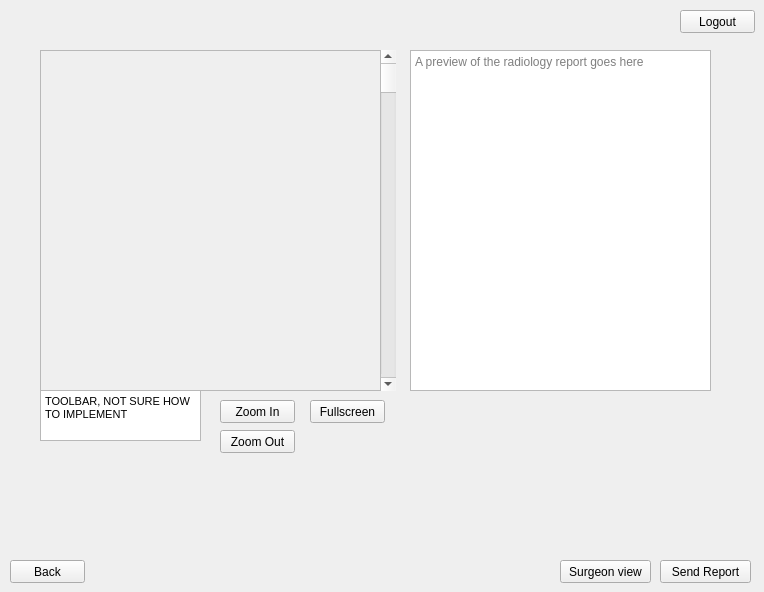
  <widget class="QWidget" name="page_rad_report">
   <widget class="QPushButton" name="page_rad_report_button_zoom_in">
    <property name="geometry">
     <rect>
      <x>220</x>
      <y>400</y>
      <width>75</width>
      <height>23</height>
     </rect>
    </property>
    <property name="text">
     <string>Zoom In</string>
    </property>
   </widget>
   <widget class="QPushButton" name="page_rad_report_button_back">
    <property name="geometry">
     <rect>
      <x>10</x>
      <y>560</y>
      <width>75</width>
      <height>23</height>
     </rect>
    </property>
    <property name="text">
     <string>Back</string>
    </property>
   </widget>
   <widget class="QTextEdit" name="page_rad_report_report_preview">
    <property name="geometry">
     <rect>
      <x>410</x>
      <y>50</y>
      <width>301</width>
      <height>341</height>
     </rect>
    </property>
    <property name="html">
     <string>&lt;!DOCTYPE HTML PUBLIC &quot;-//W3C//DTD HTML 4.0//EN&quot; &quot;http://www.w3.org/TR/REC-html40/strict.dtd&quot;&gt;
&lt;html&gt;&lt;head&gt;&lt;meta name=&quot;qrichtext&quot; content=&quot;1&quot; /&gt;&lt;style type=&quot;text/css&quot;&gt;
p, li { white-space: pre-wrap; }
&lt;/style&gt;&lt;/head&gt;&lt;body style=&quot; font-family:'MS Shell Dlg 2'; font-size:8.25pt; font-weight:400; font-style:normal;&quot;&gt;
&lt;p style=&quot;-qt-paragraph-type:empty; margin-top:0px; margin-bottom:0px; margin-left:0px; margin-right:0px; -qt-block-indent:0; text-indent:0px;&quot;&gt;&lt;br /&gt;&lt;/p&gt;&lt;/body&gt;&lt;/html&gt;</string>
    </property>
    <property name="placeholderText">
     <string>A preview of the radiology report goes here</string>
    </property>
   </widget>
   <widget class="QPushButton" name="page_rad_report_button_fullscreen">
    <property name="geometry">
     <rect>
      <x>310</x>
      <y>400</y>
      <width>75</width>
      <height>23</height>
     </rect>
    </property>
    <property name="text">
     <string>Fullscreen</string>
    </property>
   </widget>
   <widget class="QPushButton" name="page_rad_report_button_logout">
    <property name="geometry">
     <rect>
      <x>680</x>
      <y>10</y>
      <width>75</width>
      <height>23</height>
     </rect>
    </property>
    <property name="text">
     <string>Logout</string>
    </property>
   </widget>
   <widget class="QPushButton" name="page_rad_report_button_zoom_out">
    <property name="geometry">
     <rect>
      <x>220</x>
      <y>430</y>
      <width>75</width>
      <height>23</height>
     </rect>
    </property>
    <property name="text">
     <string>Zoom Out</string>
    </property>
   </widget>
   <widget class="QTextBrowser" name="page_rad_report_toolbar_help">
    <property name="geometry">
     <rect>
      <x>40</x>
      <y>390</y>
      <width>161</width>
      <height>51</height>
     </rect>
    </property>
    <property name="html">
     <string>&lt;!DOCTYPE HTML PUBLIC &quot;-//W3C//DTD HTML 4.0//EN&quot; &quot;http://www.w3.org/TR/REC-html40/strict.dtd&quot;&gt;
&lt;html&gt;&lt;head&gt;&lt;meta name=&quot;qrichtext&quot; content=&quot;1&quot; /&gt;&lt;style type=&quot;text/css&quot;&gt;
p, li { white-space: pre-wrap; }
&lt;/style&gt;&lt;/head&gt;&lt;body style=&quot; font-family:'MS Shell Dlg 2'; font-size:8.25pt; font-weight:400; font-style:normal;&quot;&gt;
&lt;p style=&quot; margin-top:0px; margin-bottom:0px; margin-left:0px; margin-right:0px; -qt-block-indent:0; text-indent:0px;&quot;&gt;TOOLBAR, NOT SURE HOW TO IMPLEMENT&lt;/p&gt;&lt;/body&gt;&lt;/html&gt;</string>
    </property>
   </widget>
   <widget class="QScrollBar" name="page_rad_report_2d_scroll">
    <property name="geometry">
     <rect>
      <x>380</x>
      <y>50</y>
      <width>16</width>
      <height>341</height>
     </rect>
    </property>
    <property name="orientation">
     <enum>Qt::Vertical</enum>
    </property>
   </widget>
   <widget class="QPushButton" name="page_rad_report_button_surgeon_view">
    <property name="geometry">
     <rect>
      <x>560</x>
      <y>560</y>
      <width>91</width>
      <height>23</height>
     </rect>
    </property>
    <property name="text">
     <string>Surgeon view</string>
    </property>
   </widget>
   <widget class="QPushButton" name="page_rad_report_button_send_report">
    <property name="geometry">
     <rect>
      <x>660</x>
      <y>560</y>
      <width>91</width>
      <height>23</height>
     </rect>
    </property>
    <property name="text">
     <string>Send Report</string>
    </property>
   </widget>
   <widget class="QFrame" name="page_rad_report_2d_image_frame">
    <property name="geometry">
     <rect>
      <x>40</x>
      <y>50</y>
      <width>341</width>
      <height>341</height>
     </rect>
    </property>
    <property name="frameShape">
     <enum>QFrame::StyledPanel</enum>
    </property>
    <property name="frameShadow">
     <enum>QFrame::Raised</enum>
    </property>
    <widget class="QWidget" name="page_rad_report_2d_image" native="true">
     <property name="geometry">
      <rect>
       <x>0</x>
       <y>0</y>
       <width>341</width>
       <height>341</height>
      </rect>
     </property>
    </widget>
   </widget>
  </widget>
